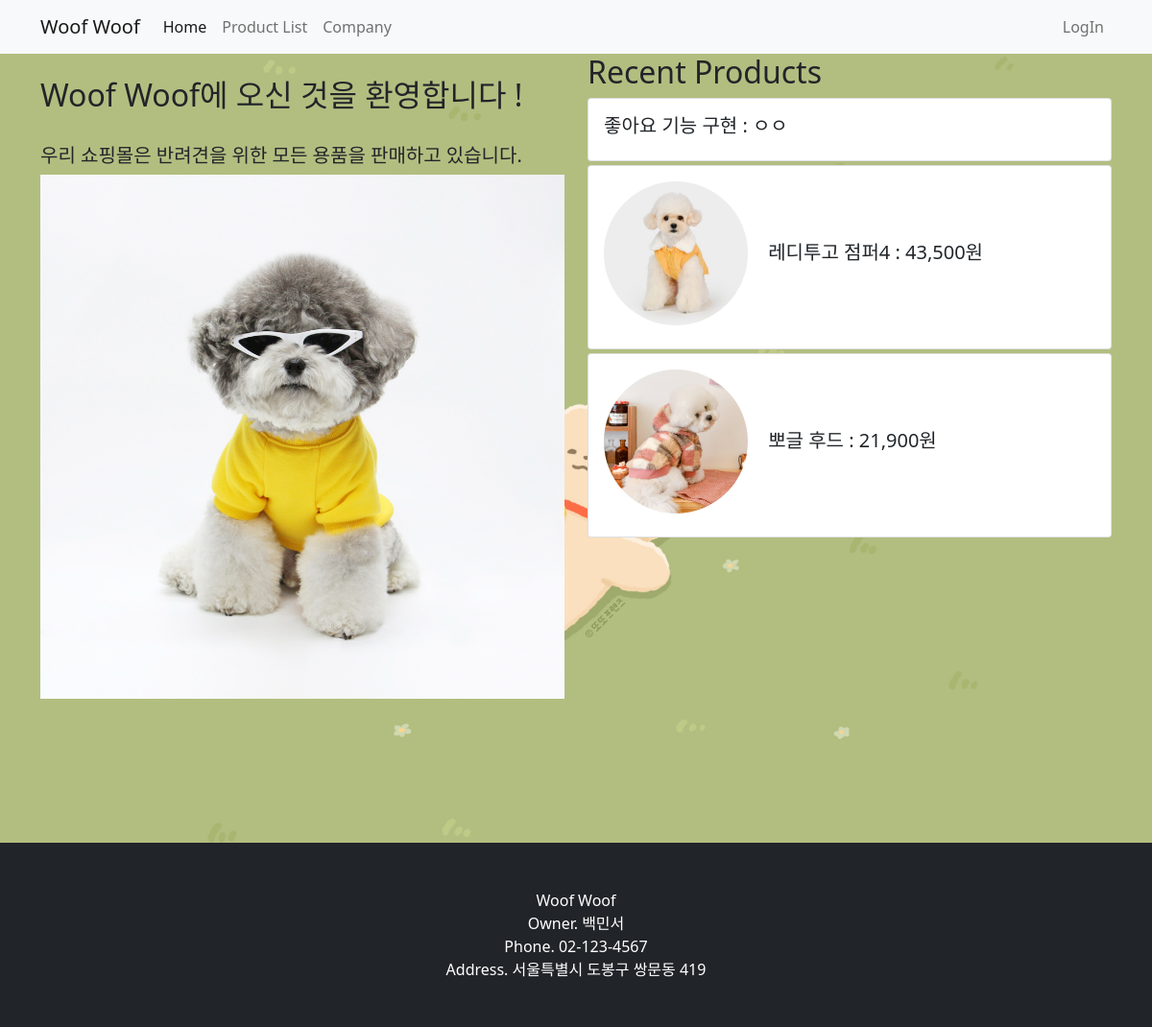
The page / on the database its author committed.
### product/models.py (models this page shows, shortened)
class Product(models.Model):
    name = models.CharField(max_length=50)
    price = models.TextField(max_length=50)
    color = models.TextField(blank=True)      # 추가 필드
    info = MarkdownxField()
    image = models.ImageField(upload_to='product/images/%Y/%m/%d/', blank=True)
    author = models.ForeignKey(User, null=True, on_delete=models.SET_NULL)
    company = models.ForeignKey(Company, null=True, blank=True, on_delete=models.SET_NULL)
    category = models.ForeignKey(Category, null=True, blank=True, on_delete=models.SET_NULL)
    tags = models.ManyToManyField(Tag, blank=True)  # 다대다 필드
    like = models.ManyToManyField(User, blank=True, related_name='like')
    def get_absolute_url(self):
        return f'/product/{self.pk}/'

### homepage/views.py (the view)
# urls.py: 2. Add a URL to urlpatterns:  path('', views.home, name='home')
def home(request):
    recent_product = Product.objects.order_by('-pk')[:3]
    return render(request, 'homepage/home.html', {
        'recent_products' : recent_product,
    })

### homepage/templates/homepage/home.html (shortened to what this page needs)
<!DOCTYPE html>
 {% load static %}
<html lang="en">
<head>
    <link href="{% static 'product/bootstrap4/css/bootstrap.min.css' %}" rel="stylesheet" type="text/css" media="screen">
    <link href="{% static 'homepage/css/home.css' %}" rel="stylesheet" type="text/css" media="screen">
    <link rel="stylesheet" href="styles.css" />
</head>
<body>
    {% include 'product/navbar.html' %}
    <section>
    <div class="container">
        <div class="row justify-content-between">
                <div class ="col-lg-6" id="main-area">
                    <br>
                    <h2>Woof Woof에 오신 것을 환영합니다 ! </h2> <br>
                    <h5>우리 쇼핑몰은 반려견을 위한 모든 용품을 판매하고 있습니다.</h5>
                    <img src="{% static 'homepage/images/home2.jpg' %}" class="img-fluid">
                </div>
                <div class="col-lg-6">
                    <h2>Recent Products</h2>
                    {% for product in recent_products %}
                    <div class="card mt-1">
                        <div class="card-body">
                            <h5>
                                <a href="{{product.get_absolute_url}}" class="text-decoration-none text-dark">
                                    {% if product.image %}
                                    <img src="{{ product.image.url }}"  class="rounded-circle mr-3" width="150px" alt="{{ product.name }}의 image" />
                                    {% endif %}
                                    {{product.name}} :
                                    {{product.price}}
                                </a>
                            </h5>
                        </div>
                    </div>
                    {% endfor %}
                </div>
            </div>
    </div>
    </section>
    {% include 'product/footer.html'%}
</body>
</html>

### homepage/static/homepage/css/home.css (style rules this page uses)
body { background: url('/static/homepage/images/home1.jpg') no-repeat center center fixed; -webkit-background-size: cover; -moz-background-size: cover; background-size: cover; -o-background-size: cover; font-family: 'Jua', sans-serif; }
section { margin-bottom: 150px; }
.card { background-color: rgba(255, 255, 255, 0.6); }

### rows shown on the page
Product: name "좋아요 기능 구현", price "ㅇㅇ"
Product: image (picture), name "레디투고 점퍼4", price "43,500원"
Product: image (picture), name "뽀글 후드", price "21,900원"
